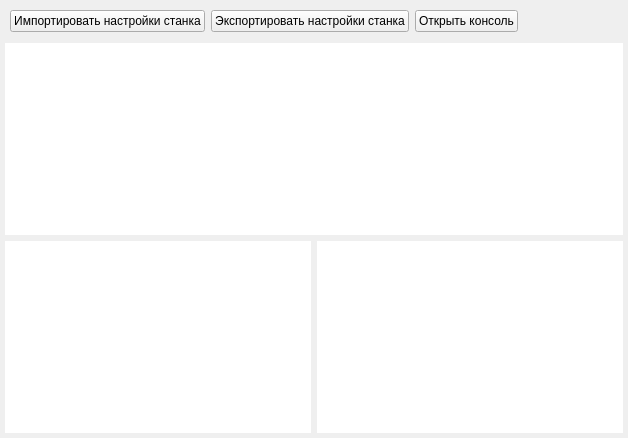
      <widget class="QWidget" name="settingsTab">
       <attribute name="icon">
        <iconset resource="resources/images.qrc">
         <normaloff>:/new/prefix1/images/ImportSettings.png</normaloff>:/new/prefix1/images/ImportSettings.png</iconset>
       </attribute>
       <attribute name="title">
        <string>Настройки</string>
       </attribute>
       <layout class="QGridLayout" name="gridLayout_37">
        <property name="leftMargin">
         <number>5</number>
        </property>
        <property name="topMargin">
         <number>5</number>
        </property>
        <property name="rightMargin">
         <number>5</number>
        </property>
        <property name="bottomMargin">
         <number>5</number>
        </property>
        <item row="3" column="1">
         <widget class="QTableWidget" name="devicesSettingsTableWidget">
          <property name="frameShape">
           <enum>QFrame::NoFrame</enum>
          </property>
          <property name="editTriggers">
           <set>QAbstractItemView::NoEditTriggers</set>
          </property>
          <property name="alternatingRowColors">
           <bool>true</bool>
          </property>
         </widget>
        </item>
        <item row="3" column="0">
         <widget class="QTableWidget" name="sensorsSettingsTableWidget">
          <property name="frameShape">
           <enum>QFrame::NoFrame</enum>
          </property>
          <property name="editTriggers">
           <set>QAbstractItemView::NoEditTriggers</set>
          </property>
          <property name="alternatingRowColors">
           <bool>true</bool>
          </property>
         </widget>
        </item>
        <item row="2" column="0" colspan="2">
         <widget class="QTableWidget" name="axisSettingsTableWidget">
          <property name="font">
           <font>
            <pointsize>12</pointsize>
           </font>
          </property>
          <property name="frameShape">
           <enum>QFrame::NoFrame</enum>
          </property>
          <property name="editTriggers">
           <set>QAbstractItemView::NoEditTriggers</set>
          </property>
          <property name="showDropIndicator" stdset="0">
           <bool>false</bool>
          </property>
          <property name="dragDropOverwriteMode">
           <bool>false</bool>
          </property>
          <property name="alternatingRowColors">
           <bool>true</bool>
          </property>
          <property name="gridStyle">
           <enum>Qt::SolidLine</enum>
          </property>
         </widget>
        </item>
        <item row="0" column="0" colspan="2">
         <widget class="QFrame" name="settingsActionFrame">
          <property name="sizePolicy">
           <sizepolicy hsizetype="Preferred" vsizetype="Preferred">
            <horstretch>0</horstretch>
            <verstretch>0</verstretch>
           </sizepolicy>
          </property>
          <property name="frameShape">
           <enum>QFrame::NoFrame</enum>
          </property>
          <property name="frameShadow">
           <enum>QFrame::Raised</enum>
          </property>
          <layout class="QHBoxLayout" name="horizontalLayout_2">
           <property name="leftMargin">
            <number>5</number>
           </property>
           <property name="topMargin">
            <number>5</number>
           </property>
           <property name="rightMargin">
            <number>5</number>
           </property>
           <property name="bottomMargin">
            <number>5</number>
           </property>
           <item>
            <widget class="QPushButton" name="importSettingsPushButton">
             <property name="text">
              <string>Импортировать настройки станка</string>
             </property>
            </widget>
           </item>
           <item>
            <widget class="QPushButton" name="exportSettingsPushButton">
             <property name="text">
              <string>Экспортировать настройки станка</string>
             </property>
            </widget>
           </item>
           <item>
            <widget class="QPushButton" name="consoleOpenPushButton">
             <property name="text">
              <string>Открыть консоль</string>
             </property>
             <property name="icon">
              <iconset resource="resources/images.qrc">
               <normaloff>:/new/prefix1/images/SystemTests.png</normaloff>:/new/prefix1/images/SystemTests.png</iconset>
             </property>
            </widget>
           </item>
           <item>
            <spacer name="horizontalSpacer_4">
             <property name="orientation">
              <enum>Qt::Horizontal</enum>
             </property>
             <property name="sizeHint" stdset="0">
              <size>
               <width>100</width>
               <height>20</height>
              </size>
             </property>
            </spacer>
           </item>
          </layout>
         </widget>
        </item>
       </layout>
      </widget>
